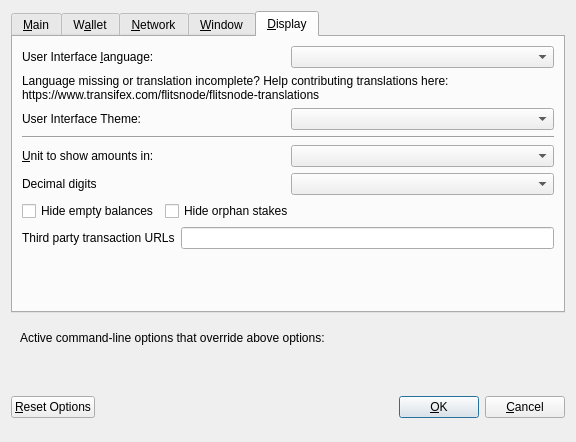
<?xml version="1.0" encoding="UTF-8"?>
<ui version="4.0">
 <class>OptionsDialog</class>
 <widget class="QDialog" name="OptionsDialog">
  <property name="geometry">
   <rect>
    <x>0</x>
    <y>0</y>
    <width>576</width>
    <height>442</height>
   </rect>
  </property>
  <property name="windowTitle">
   <string>Options</string>
  </property>
  <property name="modal">
   <bool>true</bool>
  </property>
  <layout class="QVBoxLayout" name="verticalLayout">
   <item>
    <widget class="QTabWidget" name="tabWidget">
     <property name="currentIndex">
      <number>4</number>
     </property>
     <widget class="QWidget" name="tabMain">
      <attribute name="title">
       <string>&amp;Main</string>
      </attribute>
      <layout class="QVBoxLayout" name="verticalLayout_Main">
       <item>
        <widget class="QCheckBox" name="bitcoinAtStartup">
         <property name="toolTip">
          <string>Automatically start FXB after logging in to the system.</string>
         </property>
         <property name="text">
          <string>&amp;Start FXB on system login</string>
         </property>
        </widget>
       </item>
       <item>
        <layout class="QHBoxLayout" name="horizontalLayout_2_Main">
         <item>
          <widget class="QLabel" name="databaseCacheLabel">
           <property name="text">
            <string>Size of &amp;database cache</string>
           </property>
           <property name="textFormat">
            <enum>Qt::PlainText</enum>
           </property>
           <property name="buddy">
            <cstring>databaseCache</cstring>
           </property>
          </widget>
         </item>
         <item>
          <widget class="QSpinBox" name="databaseCache"/>
         </item>
         <item>
          <widget class="QLabel" name="databaseCacheUnitLabel">
           <property name="text">
            <string>MB</string>
           </property>
           <property name="textFormat">
            <enum>Qt::PlainText</enum>
           </property>
          </widget>
         </item>
         <item>
          <spacer name="horizontalSpacer_2_Main">
           <property name="orientation">
            <enum>Qt::Horizontal</enum>
           </property>
           <property name="sizeHint" stdset="0">
            <size>
             <width>40</width>
             <height>20</height>
            </size>
           </property>
          </spacer>
         </item>
        </layout>
       </item>
       <item>
        <layout class="QHBoxLayout" name="horizontalLayout_3_Main">
         <item>
          <widget class="QLabel" name="threadsScriptVerifLabel">
           <property name="text">
            <string>Number of script &amp;verification threads</string>
           </property>
           <property name="textFormat">
            <enum>Qt::PlainText</enum>
           </property>
           <property name="buddy">
            <cstring>threadsScriptVerif</cstring>
           </property>
          </widget>
         </item>
         <item>
          <widget class="QSpinBox" name="threadsScriptVerif">
           <property name="toolTip">
            <string>(0 = auto, &lt;0 = leave that many cores free)</string>
           </property>
          </widget>
         </item>
         <item>
          <spacer name="horizontalSpacer_3_Main">
           <property name="orientation">
            <enum>Qt::Horizontal</enum>
           </property>
           <property name="sizeHint" stdset="0">
            <size>
             <width>40</width>
             <height>20</height>
            </size>
           </property>
          </spacer>
         </item>
        </layout>
       </item>
       <item>
        <spacer name="verticalSpacer_2">
         <property name="orientation">
          <enum>Qt::Vertical</enum>
         </property>
         <property name="sizeHint" stdset="0">
          <size>
           <width>20</width>
           <height>40</height>
          </size>
         </property>
        </spacer>
       </item>
       <item>
        <layout class="QHBoxLayout" name="horiz-autominting-layout">
         <item>
          <widget class="QCheckBox" name="checkBoxZeromintEnable">
           <property name="toolTip">
            <string>Enable automatic minting of FXB units to zFXB</string>
           </property>
           <property name="layoutDirection">
            <enum>Qt::LeftToRight</enum>
           </property>
           <property name="text">
            <string>Enable zFXB Automint</string>
           </property>
          </widget>
         </item>
         <item>
          <widget class="QCheckBox" name="checkBoxZeromintAddresses">
           <property name="toolTip">
            <string>Enable automatic zFXB minting from specific addresses</string>
           </property>
           <property name="layoutDirection">
            <enum>Qt::LeftToRight</enum>
           </property>
           <property name="text">
            <string>Enable Automint Addresses</string>
           </property>
          </widget>
         </item>
        </layout>
       </item>
       <item>
        <layout class="QHBoxLayout" name="horizontalLayout_3">
         <item>
          <widget class="QLabel" name="percentage_label">
           <property name="toolTip">
            <string>Percentage of incoming FXB which get automatically converted to zFXB via Zerocoin Protocol (min: 10%)</string>
           </property>
           <property name="text">
            <string>Percentage of autominted zFXB</string>
           </property>
          </widget>
         </item>
         <item>
          <widget class="QSpinBox" name="zeromintPercentage">
           <property name="minimum">
            <number>1</number>
           </property>
           <property name="maximum">
            <number>100</number>
           </property>
          </widget>
         </item>
        </layout>
       </item>
       <item>
        <layout class="QHBoxLayout" name="horizontalLayout" stretch="0,0">
         <property name="sizeConstraint">
          <enum>QLayout::SetFixedSize</enum>
         </property>
         <item>
          <widget class="QLabel" name="labelPreferredDenom">
           <property name="maximumSize">
            <size>
             <width>16777215</width>
             <height>16777215</height>
            </size>
           </property>
           <property name="toolTip">
            <string>Wait with automatic conversion to Zerocoin until enough FXB for this denomination is available</string>
           </property>
           <property name="text">
            <string>Preferred Automint zFXB Denomination</string>
           </property>
          </widget>
         </item>
         <item>
          <widget class="QComboBox" name="preferredDenom">
           <property name="maximumSize">
            <size>
             <width>16777215</width>
             <height>27</height>
            </size>
           </property>
           <property name="toolTip">
            <string>Wait with automatic conversion to Zerocoin until enough FXB for this denomination is available</string>
           </property>
           <property name="maxVisibleItems">
            <number>9</number>
           </property>
           <property name="maxCount">
            <number>9</number>
           </property>
          </widget>
         </item>
        </layout>
       </item>
      </layout>
     </widget>
     <widget class="QWidget" name="tabWallet">
      <attribute name="title">
       <string>W&amp;allet</string>
      </attribute>
      <layout class="QVBoxLayout" name="verticalLayout_Wallet">
       <item>
        <layout class="QHBoxLayout" name="horizontalLayout_2_Wallet">
         <item>
          <widget class="QLabel" name="labelStakeSplitThresholdText">
           <property name="text">
            <string>Stake split threshold:</string>
           </property>
          </widget>
         </item>
         <item>
          <widget class="QSpinBox" name="spinBoxStakeSplitThreshold">
           <property name="minimum">
            <number>1</number>
           </property>
           <property name="maximum">
            <number>999999</number>
           </property>
          </widget>
         </item>
        </layout>
       </item>
       <item>
        <widget class="QGroupBox" name="groupBox">
         <property name="title">
          <string>Expert</string>
         </property>
         <layout class="QVBoxLayout" name="verticalLayout_2">
          <item>
           <widget class="QCheckBox" name="coinControlFeatures">
            <property name="toolTip">
             <string>Whether to show coin control features or not.</string>
            </property>
            <property name="text">
             <string>Enable coin &amp;control features</string>
            </property>
           </widget>
          </item>
          <item>
           <widget class="QCheckBox" name="showMasternodesTab">
            <property name="toolTip">
             <string>Show additional tab listing all your masternodes in first sub-tab&lt;br/&gt;and all masternodes on the network in second sub-tab.</string>
            </property>
            <property name="text">
             <string>Show Masternodes Tab</string>
            </property>
           </widget>
          </item>
          <item>
           <widget class="QCheckBox" name="spendZeroConfChange">
            <property name="toolTip">
             <string>If you disable the spending of unconfirmed change, the change from a transaction&lt;br/&gt;cannot be used until that transaction has at least one confirmation.&lt;br/&gt;This also affects how your balance is computed.</string>
            </property>
            <property name="text">
             <string>&amp;Spend unconfirmed change</string>
            </property>
           </widget>
          </item>
         </layout>
        </widget>
       </item>
       <item>
        <spacer name="verticalSpacer_Wallet">
         <property name="orientation">
          <enum>Qt::Vertical</enum>
         </property>
         <property name="sizeHint" stdset="0">
          <size>
           <width>20</width>
           <height>40</height>
          </size>
         </property>
        </spacer>
       </item>
      </layout>
     </widget>
     <widget class="QWidget" name="tabNetwork">
      <attribute name="title">
       <string>&amp;Network</string>
      </attribute>
      <layout class="QVBoxLayout" name="verticalLayout_Network">
       <item>
        <widget class="QCheckBox" name="mapPortUpnp">
         <property name="toolTip">
          <string>Automatically open the FXB client port on the router. This only works when your router supports UPnP and it is enabled.</string>
         </property>
         <property name="text">
          <string>Map port using &amp;UPnP</string>
         </property>
        </widget>
       </item>
       <item>
        <widget class="QCheckBox" name="allowIncoming">
         <property name="toolTip">
          <string>Accept connections from outside</string>
         </property>
         <property name="text">
          <string>Allow incoming connections</string>
         </property>
        </widget>
       </item>
       <item>
        <widget class="QCheckBox" name="connectSocks">
         <property name="toolTip">
          <string>Connect to the FXB network through a SOCKS5 proxy.</string>
         </property>
         <property name="text">
          <string>&amp;Connect through SOCKS5 proxy (default proxy):</string>
         </property>
        </widget>
       </item>
       <item>
        <layout class="QHBoxLayout" name="horizontalLayout_1_Network">
         <item>
          <widget class="QLabel" name="proxyIpLabel">
           <property name="text">
            <string>Proxy &amp;IP:</string>
           </property>
           <property name="textFormat">
            <enum>Qt::PlainText</enum>
           </property>
           <property name="buddy">
            <cstring>proxyIp</cstring>
           </property>
          </widget>
         </item>
         <item>
          <widget class="QValidatedLineEdit" name="proxyIp">
           <property name="minimumSize">
            <size>
             <width>140</width>
             <height>0</height>
            </size>
           </property>
           <property name="maximumSize">
            <size>
             <width>140</width>
             <height>16777215</height>
            </size>
           </property>
           <property name="toolTip">
            <string>IP address of the proxy (e.g. IPv4: 127.0.0.1 / IPv6: ::1)</string>
           </property>
          </widget>
         </item>
         <item>
          <widget class="QLabel" name="proxyPortLabel">
           <property name="text">
            <string>&amp;Port:</string>
           </property>
           <property name="textFormat">
            <enum>Qt::PlainText</enum>
           </property>
           <property name="buddy">
            <cstring>proxyPort</cstring>
           </property>
          </widget>
         </item>
         <item>
          <widget class="QLineEdit" name="proxyPort">
           <property name="minimumSize">
            <size>
             <width>55</width>
             <height>0</height>
            </size>
           </property>
           <property name="maximumSize">
            <size>
             <width>55</width>
             <height>16777215</height>
            </size>
           </property>
           <property name="toolTip">
            <string>Port of the proxy (e.g. 9050)</string>
           </property>
          </widget>
         </item>
         <item>
          <spacer name="horizontalSpacer_1_Network">
           <property name="orientation">
            <enum>Qt::Horizontal</enum>
           </property>
           <property name="sizeHint" stdset="0">
            <size>
             <width>40</width>
             <height>20</height>
            </size>
           </property>
          </spacer>
         </item>
        </layout>
       </item>
       <item>
        <spacer name="verticalSpacer_Network">
         <property name="orientation">
          <enum>Qt::Vertical</enum>
         </property>
         <property name="sizeHint" stdset="0">
          <size>
           <width>20</width>
           <height>40</height>
          </size>
         </property>
        </spacer>
       </item>
      </layout>
     </widget>
     <widget class="QWidget" name="tabWindow">
      <attribute name="title">
       <string>&amp;Window</string>
      </attribute>
      <layout class="QVBoxLayout" name="verticalLayout_Window">
       <item>
        <widget class="QCheckBox" name="minimizeToTray">
         <property name="toolTip">
          <string>Show only a tray icon after minimizing the window.</string>
         </property>
         <property name="text">
          <string>&amp;Minimize to the tray instead of the taskbar</string>
         </property>
        </widget>
       </item>
       <item>
        <widget class="QCheckBox" name="minimizeOnClose">
         <property name="toolTip">
          <string>Minimize instead of exit the application when the window is closed. When this option is enabled, the application will be closed only after selecting Quit in the menu.</string>
         </property>
         <property name="text">
          <string>M&amp;inimize on close</string>
         </property>
        </widget>
       </item>
       <item>
        <spacer name="verticalSpacer_Window">
         <property name="orientation">
          <enum>Qt::Vertical</enum>
         </property>
         <property name="sizeHint" stdset="0">
          <size>
           <width>20</width>
           <height>40</height>
          </size>
         </property>
        </spacer>
       </item>
      </layout>
     </widget>
     <widget class="QWidget" name="tabDisplay">
      <attribute name="title">
       <string>&amp;Display</string>
      </attribute>
      <layout class="QVBoxLayout" name="verticalLayout_Display">
       <item>
        <layout class="QHBoxLayout" name="horizontalLayout_1_Display">
         <item>
          <widget class="QLabel" name="langLabel">
           <property name="text">
            <string>User Interface &amp;language:</string>
           </property>
           <property name="textFormat">
            <enum>Qt::PlainText</enum>
           </property>
           <property name="buddy">
            <cstring>lang</cstring>
           </property>
          </widget>
         </item>
         <item>
          <widget class="QValueComboBox" name="lang">
           <property name="toolTip">
            <string>The user interface language can be set here. This setting will take effect after restarting FXB.</string>
           </property>
          </widget>
         </item>
        </layout>
       </item>
       <item>
        <widget class="QLabel" name="label_3">
         <property name="toolTip">
          <string notr="true"/>
         </property>
         <property name="statusTip">
          <string notr="true"/>
         </property>
         <property name="whatsThis">
          <string notr="true"/>
         </property>
         <property name="accessibleName">
          <string notr="true"/>
         </property>
         <property name="text">
          <string>Language missing or translation incomplete? Help contributing translations here:
https://www.transifex.com/flitsnode/flitsnode-translations</string>
         </property>
         <property name="wordWrap">
          <bool>true</bool>
         </property>
         <property name="openExternalLinks">
          <bool>true</bool>
         </property>
         <property name="textInteractionFlags">
          <set>Qt::TextBrowserInteraction</set>
         </property>
        </widget>
       </item>
       <item>
        <layout class="QHBoxLayout" name="horizontalLayout_2_Display" stretch="0,0">
         <item>
          <widget class="QLabel" name="themeLabel">
           <property name="text">
            <string>User Interface Theme:</string>
           </property>
          </widget>
         </item>
         <item>
          <widget class="QValueComboBox" name="theme"/>
         </item>
        </layout>
       </item>
       <item>
        <widget class="Line" name="line">
         <property name="orientation">
          <enum>Qt::Horizontal</enum>
         </property>
        </widget>
       </item>
       <item>
        <layout class="QHBoxLayout" name="horizontalLayout_3_Display">
         <item>
          <widget class="QLabel" name="unitLabel">
           <property name="text">
            <string>&amp;Unit to show amounts in:</string>
           </property>
           <property name="textFormat">
            <enum>Qt::PlainText</enum>
           </property>
           <property name="buddy">
            <cstring>unit</cstring>
           </property>
          </widget>
         </item>
         <item>
          <widget class="QValueComboBox" name="unit">
           <property name="toolTip">
            <string>Choose the default subdivision unit to show in the interface and when sending coins.</string>
           </property>
          </widget>
         </item>
        </layout>
       </item>
       <item>
        <layout class="QHBoxLayout" name="horizontalLayout_4_Display">
         <item>
          <widget class="QLabel" name="digitsLabel">
           <property name="text">
            <string>Decimal digits</string>
           </property>
          </widget>
         </item>
         <item>
          <widget class="QValueComboBox" name="digits"/>
         </item>
        </layout>
       </item>
       <item>
        <layout class="QHBoxLayout" name="horizontalLayout_5_Display">
         <item>
          <widget class="QCheckBox" name="checkBoxHideZeroBalances">
           <property name="toolTip">
            <string>Hide empty balances</string>
           </property>
           <property name="layoutDirection">
            <enum>Qt::LeftToRight</enum>
           </property>
           <property name="text">
            <string>Hide empty balances</string>
           </property>
          </widget>
         </item>
         <item>
          <widget class="QCheckBox" name="checkBoxHideOrphans">
           <property name="toolTip">
            <string>Hide orphan stakes in transaction lists</string>
           </property>
           <property name="text">
            <string>Hide orphan stakes</string>
           </property>
          </widget>
         </item>
         <item>
          <spacer name="horizontalSpacer">
           <property name="orientation">
            <enum>Qt::Horizontal</enum>
           </property>
           <property name="sizeHint" stdset="0">
            <size>
             <width>40</width>
             <height>20</height>
            </size>
           </property>
          </spacer>
         </item>
        </layout>
       </item>
       <item>
        <layout class="QHBoxLayout" name="horizontalLayout_6_Display">
         <item>
          <widget class="QLabel" name="thirdPartyTxUrlsLabel">
           <property name="toolTip">
            <string>Third party URLs (e.g. a block explorer) that appear in the transactions tab as context menu items. %s in the URL is replaced by transaction hash. Multiple URLs are separated by vertical bar |.</string>
           </property>
           <property name="text">
            <string>Third party transaction URLs</string>
           </property>
           <property name="buddy">
            <cstring>thirdPartyTxUrls</cstring>
           </property>
          </widget>
         </item>
         <item>
          <widget class="QLineEdit" name="thirdPartyTxUrls">
           <property name="toolTip">
            <string>Third party URLs (e.g. a block explorer) that appear in the transactions tab as context menu items. %s in the URL is replaced by transaction hash. Multiple URLs are separated by vertical bar |.</string>
           </property>
          </widget>
         </item>
        </layout>
       </item>
       <item>
        <spacer name="verticalSpacer">
         <property name="orientation">
          <enum>Qt::Vertical</enum>
         </property>
         <property name="sizeHint" stdset="0">
          <size>
           <width>20</width>
           <height>40</height>
          </size>
         </property>
        </spacer>
       </item>
      </layout>
     </widget>
    </widget>
   </item>
   <item>
    <widget class="QFrame" name="frame">
     <layout class="QVBoxLayout" name="verticalLayout_Bottom">
      <item>
       <layout class="QHBoxLayout" name="horizontalLayout_Bottom">
        <item>
         <widget class="QLabel" name="overriddenByCommandLineInfoLabel">
          <property name="text">
           <string>Active command-line options that override above options:</string>
          </property>
          <property name="textFormat">
           <enum>Qt::PlainText</enum>
          </property>
         </widget>
        </item>
        <item>
         <spacer name="horizontalSpacer_Bottom">
          <property name="orientation">
           <enum>Qt::Horizontal</enum>
          </property>
          <property name="sizeHint" stdset="0">
           <size>
            <width>40</width>
            <height>20</height>
           </size>
          </property>
         </spacer>
        </item>
       </layout>
      </item>
      <item>
       <widget class="QLabel" name="overriddenByCommandLineLabel">
        <property name="text">
         <string/>
        </property>
        <property name="textFormat">
         <enum>Qt::PlainText</enum>
        </property>
        <property name="wordWrap">
         <bool>true</bool>
        </property>
       </widget>
      </item>
     </layout>
    </widget>
   </item>
   <item>
    <layout class="QHBoxLayout" name="horizontalLayout_Buttons">
     <item>
      <widget class="QPushButton" name="resetButton">
       <property name="toolTip">
        <string>Reset all client options to default.</string>
       </property>
       <property name="text">
        <string>&amp;Reset Options</string>
       </property>
       <property name="autoDefault">
        <bool>false</bool>
       </property>
      </widget>
     </item>
     <item>
      <spacer name="horizontalSpacer_1">
       <property name="orientation">
        <enum>Qt::Horizontal</enum>
       </property>
       <property name="sizeHint" stdset="0">
        <size>
         <width>40</width>
         <height>48</height>
        </size>
       </property>
      </spacer>
     </item>
     <item>
      <widget class="QLabel" name="statusLabel">
       <property name="minimumSize">
        <size>
         <width>200</width>
         <height>0</height>
        </size>
       </property>
       <property name="font">
        <font>
         <weight>75</weight>
         <bold>true</bold>
        </font>
       </property>
       <property name="text">
        <string/>
       </property>
       <property name="textFormat">
        <enum>Qt::PlainText</enum>
       </property>
       <property name="wordWrap">
        <bool>true</bool>
       </property>
      </widget>
     </item>
     <item>
      <spacer name="horizontalSpacer_2">
       <property name="orientation">
        <enum>Qt::Horizontal</enum>
       </property>
       <property name="sizeHint" stdset="0">
        <size>
         <width>40</width>
         <height>48</height>
        </size>
       </property>
      </spacer>
     </item>
     <item>
      <widget class="QPushButton" name="okButton">
       <property name="text">
        <string>&amp;OK</string>
       </property>
       <property name="autoDefault">
        <bool>false</bool>
       </property>
       <property name="default">
        <bool>true</bool>
       </property>
      </widget>
     </item>
     <item>
      <widget class="QPushButton" name="cancelButton">
       <property name="text">
        <string>&amp;Cancel</string>
       </property>
       <property name="autoDefault">
        <bool>false</bool>
       </property>
      </widget>
     </item>
    </layout>
   </item>
  </layout>
 </widget>
 <customwidgets>
  <customwidget>
   <class>QValidatedLineEdit</class>
   <extends>QLineEdit</extends>
   <header>qvalidatedlineedit.h</header>
  </customwidget>
  <customwidget>
   <class>QValueComboBox</class>
   <extends>QComboBox</extends>
   <header>qvaluecombobox.h</header>
  </customwidget>
 </customwidgets>
 <resources/>
 <connections/>
</ui>
